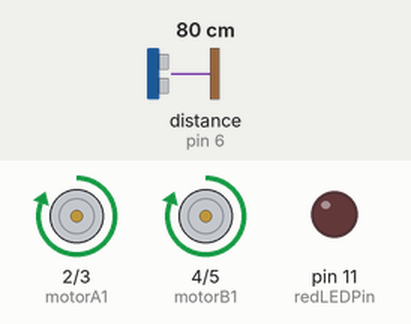
Bench run of a sketch on a simulated Arduino Uno, built with avr-gcc and run on an emulated ATmega328P. Shown: motor-driver pin pairs drawn as motors (green arrow = first pin HIGH = forward, orange = second pin HIGH = backward, longer = more drive, scaled by the enable pin), output pins drawn as LEDs (lit = HIGH). Wiring (inferred from the names in the program): ultrasonic range finder: trigger pin 7; echo pin 6. The inputs (shaded band) are chosen by the test bench; at power-on: distance to the obstacle (sensor on pin 6) 80 cm. The echo pulse lasts 58.3 µs per cm; pins used as bus, display or sensor lines are not drawn.

Above: at 1.2 s.
1.3 s: distance to the obstacle (sensor on pin 6) set to 33 cm
2.8 s: distance to the obstacle (sensor on pin 6) set to 28 cm
At 3.2 s:
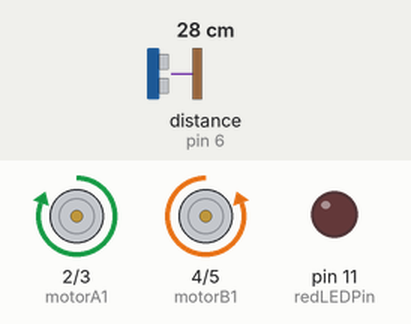
5.8 s: distance to the obstacle (sensor on pin 6) set to 35 cm
At 7.1 s:
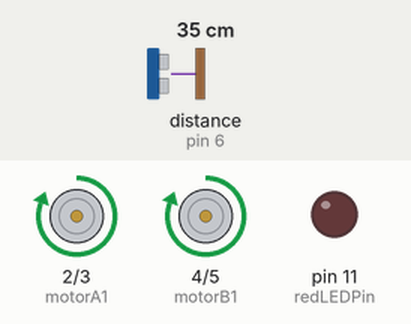
7.4 s: distance to the obstacle (sensor on pin 6) set to 2 cm
At 7.8 s:
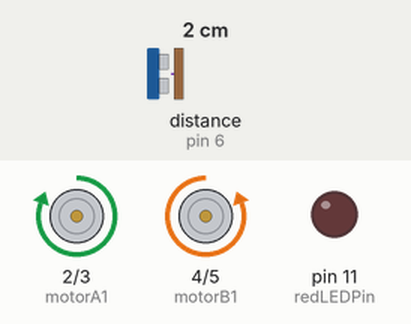
Timing chart, 0 to 10.4 s (numbered marks = the images above; inputs shaded):
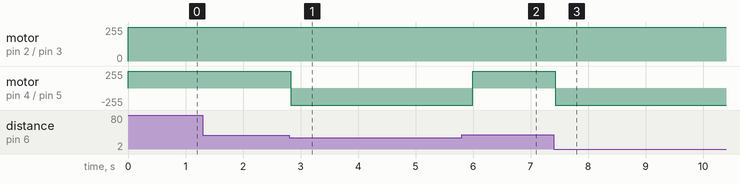

The sketch:

sketch_may25a.ino
```cpp
// Define motor pins
const int motorA1 = 2;
const int motorA2 = 3;
const int motorB1 = 4;
const int motorB2 = 5;
const int enableA = 9;
const int enableB = 10;

// Define ultrasonic sensor pins
const int trigPin = 7;
const int echoPin = 6;
const int redLEDPin = 11;

// Variable for duration and distance
long duration;
int distance;

void setup() {
  // Initialize motor pins as outputs
  pinMode(motorA1, OUTPUT);
  pinMode(motorA2, OUTPUT);
  pinMode(motorB1, OUTPUT);
  pinMode(motorB2, OUTPUT);
  pinMode(enableA, OUTPUT);
  pinMode(enableB, OUTPUT);
  pinMode(redLEDPin, OUTPUT);

  // Initialize ultrasonic sensor pins
  pinMode(trigPin, OUTPUT);
  pinMode(echoPin, INPUT);

  // Initialize serial communication at 9600 bps
  Serial.begin(9600);
}

void loop() {
  // Check for obstacle
  checkObstacle();

  // If an obstacle is detected, turn the robot
  if (distance > 0 && distance < 30) { // distance threshold
    blinkRedLED(3);
    turnRight();
  } else {
    // Move forward by default
    moveForward();
  }
}

void moveForward() {
  digitalWrite(motorA1, HIGH);
  digitalWrite(motorA2, LOW);
  digitalWrite(motorB1, HIGH);
  digitalWrite(motorB2, LOW);
  analogWrite(enableA, 255);
  analogWrite(enableB, 255);
}

void turnRight() {
  digitalWrite(motorA1, HIGH);
  digitalWrite(motorA2, LOW);
  digitalWrite(motorB1, LOW);
  digitalWrite(motorB2, HIGH);
  analogWrite(enableA, 255);
  analogWrite(enableB, 255);
  delay(500); // Turn for 0.5 seconds
}

void checkObstacle() {
  // Clear the trigPin by setting it LOW:
  digitalWrite(trigPin, LOW);
  delayMicroseconds(2);

  // Set the trigPin HIGH for 10 microseconds:
  digitalWrite(trigPin, HIGH);
  delayMicroseconds(5);
  digitalWrite(trigPin, LOW);

  // Read the echoPin, returns the sound wave travel time in microseconds:
  duration = pulseIn(echoPin, HIGH);

  // Calculate the distance:
  distance = duration * 0.034 / 2;
}

void blinkRedLED(int times) {
  for (int i = 0; i < times; i++) {
    digitalWrite(redLEDPin, HIGH);
    delay(5); // LED on for 0.1 seconds
    digitalWrite(redLEDPin, LOW);
    delay(5); // LED off for 0.1 seconds
  }
}
```

Measured:
- the behaviour switches between 31 and 30 cm on distance to the obstacle (sensor on pin 6) (found by bisection; images 0 and 1)
- after the input at 1.3 s, every drawn part: stays the same
- after the input at 2.8 s, motor on pin 4 (motorB1) / pin 5 (motorB2): forward 255/255 → backward 255/255 at once
- after the input at 5.8 s, motor on pin 4 (motorB1) / pin 5 (motorB2): backward 255/255 → forward 255/255 after 0.20 s
- after the input at 7.4 s, motor on pin 4 (motorB1) / pin 5 (motorB2): forward 255/255 → backward 255/255 at once
